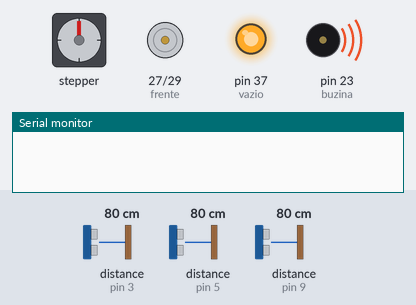
The sketch below on a simulated Arduino Mega 2560, built with avr-gcc and run on an emulated ATmega2560. Parts: stepper motor, motor-driver pin pairs drawn as motors (green arrow = first pin HIGH = forward, orange = second pin HIGH = backward, longer = more drive), output pins drawn as LEDs (lit = HIGH), buzzer (waves = sounding, pin HIGH), the last lines printed to the serial monitor. Wiring (inferred from the names in the program): 3 × ultrasonic range finder: trigger pin 2, echo pin 3 / trigger pin 4, echo pin 5 / trigger pin 8, echo pin 9; stepper motor driver (200 steps per turn assumed): step pin 20; direction pin 21. The test bench sets the inputs (shaded band); at power-on: distance to the obstacle (sensors on pin 3, pin 5, pin 9) 80 cm. The echo pulse lasts 58.3 µs per cm; pins used as bus, display or sensor lines are not drawn.

Above: at 0.1 s.
At 3.2 s:
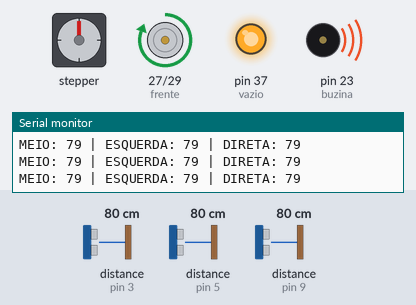
3.3 s: distance to the obstacle (sensor on pin 3) set to 95 cm
6.3 s: distance to the obstacle (sensor on pin 3) set to 105 cm
Timing chart, 0 to 9.3 s (numbered marks = the images above; inputs shaded):
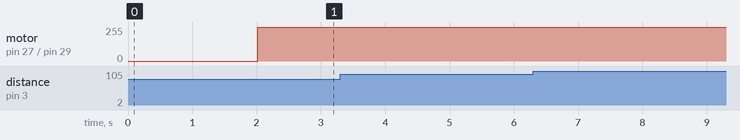

The sketch:

Program_2.ino
```cpp
//Observação:

//MOTOR DE PASSO (DIREÇÃO)
#define dirPin 21
#define pulsoPin 20
#define pulsosPorRevolution 200

//SENSORES ULTRASSONICOS
#define trigPin1 2
#define echoPin1 3
#define trigPin2 4
#define echoPin2 5
#define trigPin3 8
#define echoPin3 9
#define trigPin4 10 //E
#define echoPin4 11 //E
#define trigPin5 12 //D
#define echoPin5 13 //D

long duration, DistanciaCM, FRENTE1, FRENTE2, FRENTE3, DIREITA, ESQUERDA;

//RELES
int buzina = 23; // VAZIO | IN1
int vazio = 37; // BUZINA | IN2
int tras = 29; // (Marcha) TRAS | IN3
int frente = 27; // (Marcha) FRENTE | IN4

//Variaveis
//boolean status1 = false;

void setup()
{
  Serial.begin(9600);

  //RELES
  pinMode(frente, OUTPUT);
  pinMode(tras, OUTPUT);
  pinMode(buzina, OUTPUT);
  pinMode(vazio, OUTPUT);

  //SENSORES
  pinMode(trigPin1, OUTPUT);
  pinMode(echoPin1, INPUT);
  pinMode(trigPin2, OUTPUT);
  pinMode(echoPin2, INPUT);
  pinMode(trigPin3, OUTPUT);
  pinMode(echoPin3, INPUT);
  pinMode(trigPin4, OUTPUT);
  pinMode(echoPin4, INPUT);
  pinMode(trigPin5, OUTPUT);
  pinMode(echoPin5, INPUT);

  //Motor de passo
  pinMode(pulsoPin, OUTPUT);
  pinMode(dirPin, OUTPUT);

  /* Condições iniciais */
  //LOW = ACIONAR || HIGH = DESATIVAR
  digitalWrite(frente, HIGH); // DESLIGADO
  digitalWrite(tras, HIGH);   // DESLIGADO
  digitalWrite(buzina, HIGH); // DESLIGADO
  digitalWrite(vazio, HIGH);  // DESLIGADO

  //INICIALIZAÇAO TEMPO
  delay(2000);
}

void loop()
{
  SensorUltra(trigPin1, echoPin1);
  FRENTE1 = DistanciaCM;
  SensorUltra(trigPin2, echoPin2);
  FRENTE2 = DistanciaCM;
  SensorUltra(trigPin3, echoPin3);
  FRENTE3 = DistanciaCM;

  Serial.print("MEIO: ");
  Serial.print(FRENTE1);
  Serial.print(" | ");
  Serial.print("ESQUERDA: ");
  Serial.print(FRENTE2);
  Serial.print(" | ");
  Serial.print("DIRETA: ");
  Serial.println(FRENTE3);

  condicaoFRENTE();
}

void SensorUltra(int trigPin, int echoPin) {
  digitalWrite(trigPin, LOW);
  delayMicroseconds(2);
  digitalWrite(trigPin, HIGH);
  delayMicroseconds(10);
  digitalWrite(trigPin, LOW);
  duration = pulseIn(echoPin, HIGH);
  DistanciaCM = (duration / 2) / 29.1;
  /*
    Divide-se por dois porque sai e volta, pelo que o tempo seria o dobro do de uma viagem de ida. O 29,1
    é a velocidade do som (que é 343,5 m/s => 1 / 0,03435 = 29,1). Portanto, note-se que o resultado é em
    CM, não em polegadas. Provavelmente, poderia descobrir o resultado olhando para a folha de dados do
    sensor ou simplesmente obter muitas amostras relativas à duração da distância (medir-se-ia a distância
    manualmente) e obter uma equação que é muito semelhante.
  */
  //CONDIÇÕES - obs: 250 cm é o maximo que o sensor ultra consegue ler.
}

void condicaoFRENTE() { //GERAL
  if (FRENTE1 <= 150 || FRENTE2 <= 100 || FRENTE3 <= 100 ) {
    //Serial.println("DETECTOU ALGO NA FRENTE"); //AVISAR
    digitalWrite(frente, HIGH); //STOP
    digitalWrite(tras, LOW);
  } else {
    digitalWrite(tras, HIGH);
    digitalWrite(frente, LOW); //IR PARA FRENTE(ACELERAR)
  }
}
```
